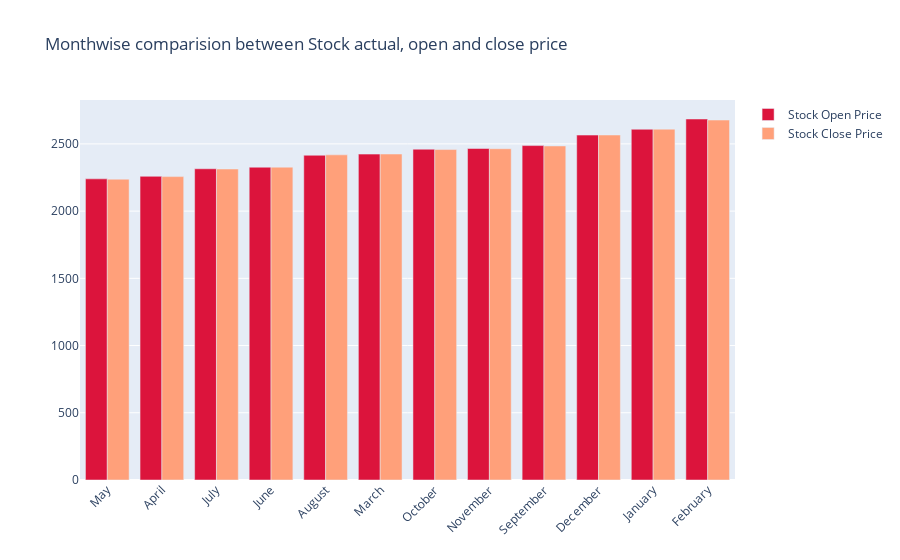

Notebook code cell kept with this figure:
### Code cell
fig = go.Figure()

fig.add_trace(go.Bar(
    x=monthvise.index,
    y=monthvise['open'],
    name='Stock Open Price',
    marker_color='crimson'
))
fig.add_trace(go.Bar(
    x=monthvise.index,
    y=monthvise['close'],
    name='Stock Close Price',
    marker_color='lightsalmon'
))

fig.update_layout(barmode='group', xaxis_tickangle=-45, 
                  title='Monthwise comparision between Stock actual, open and close price')
fig.show()

### Figure 1 — Plotly figure (JSON) as saved in the notebook; plotly's stock layout.template omitted (floating-point values rounded to 4 significant figures)
{"data": [{"marker": {"color": "crimson"}, "name": "Stock Open Price", "type": "bar", "x": ["May", "April", "July", "June", "August", "March", "October", "November", "September", "December", "January", "February"], "y": [2240.0, 2259.0, 2315.0, 2327.0, 2416.0, 2424.0, 2461.0, 2466.0, 2487.0, 2566.0, 2609.0, 2685.0]}, {"marker": {"color": "lightsalmon"}, "name": "Stock Close Price", "type": "bar", "x": ["May", "April", "July", "June", "August", "March", "October", "November", "September", "December", "January", "February"], "y": [2238.0, 2257.0, 2313.0, 2327.0, 2418.0, 2425.0, 2458.0, 2464.0, 2485.0, 2566.0, 2610.0, 2678.0]}], "layout": {"barmode": "group", "title": {"text": "Monthwise comparision between Stock actual, open and close price"}, "xaxis": {"tickangle": -45}}}
